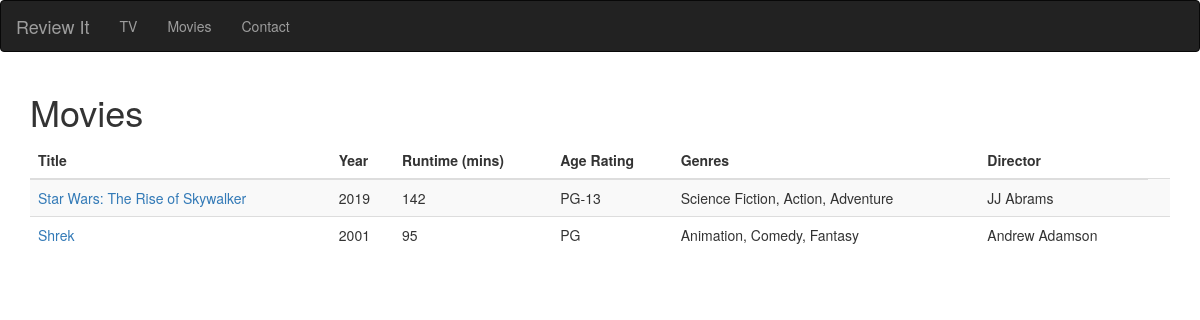
The app's page /movies.php with its own data.
### tables this page shows
CREATE TABLE `media` (
  `mid` int(10) UNSIGNED NOT NULL,
  `image` blob NOT NULL,
  `title` varchar(50) NOT NULL,
  `year` int(5) DEFAULT NULL,
  `runtime` int(4) DEFAULT NULL,
  `age_rating` varchar(10) DEFAULT NULL,
  `type` varchar(10) DEFAULT NULL,
  `director` varchar(255) DEFAULT NULL,
  `seasons` int(11) DEFAULT NULL,
  `episodes` int(11) DEFAULT NULL,
  `description` text DEFAULT NULL
);

### movies.php (the view, shortened to what this page needs)
<!DOCTYPE html>
<html lang="en">
<head>
  <link rel="stylesheet" href="https://maxcdn.bootstrapcdn.com/bootstrap/3.4.0/css/bootstrap.min.css">
</head>
<body>
<nav class="navbar navbar-inverse">
  <div class="container-fluid">
    <div class="navbar-header">
      <a class="navbar-brand" href="home.php">Review It</a>
    </div>
    <ul class="nav navbar-nav">
      <li><a href="television.php">TV</a></li>
	  <li><a href="movies.php">Movies</a></li>
	  <li><a href="contact.php">Contact</a></li>
    </ul>
  </div>
</nav>
<div class="container">
	<h1>Movies</h1>
</div>
<?php
		$servername = "localhost";
		$username = "root";
		$password = "pwdpwd";
		$dbname = "review_site";
		$conn = new mysqli($servername, $username, $password, $dbname);
		$conn->select_db($dbname) or die("Unable to connect to database.");
		$query = "SELECT *,
		GROUP_CONCAT(g.genre) as genres FROM media m INNER JOIN media_genres mg ON m.mid=mg.mid
		INNER JOIN genres g ON g.gid=mg.gid
		WHERE m.type='movie' GROUP BY m.mid ORDER BY year DESC";
		$response = mysqli_query($conn, $query);
		if($response){
			echo '<div class="container"><table class="table table-striped table-hover"><thead><tr>
			<th scope="col">Title</th>
			<th scope="col">Year</th>
			<th scope="col">Runtime (mins)</th>
			<th scope="col">Age Rating</th>
			<th scope="col">Genres</th>
			<th scope="col">Director</th></tr></thead>';
			while($row = mysqli_fetch_array($response)){
				echo '<tr><td align="left"><a href="details.php?id='.$row['mid'].'">' . $row['title'] . '</a></td>
				<td align="left">' . $row['year'] . '</td>
				<td align="left">' . $row['runtime'] . '</td>
				<td align="left">' . $row['age_rating'] . '</td>
				<td align="left">' . $row['genres'] . '</td>
				<td align="left">' . $row['director'] . '</td><td align="left">';
			}
			echo '</tr></table></div>';
		}
		else{
			echo "problem";
		}
?>

### records on screen
media: title "Star Wars: The Rise of Skywalker", year "2019", runtime "142", age_rating "PG-13", genres "Science Fiction, Action, Adventure", director "JJ Abrams"
media: title "Shrek", year "2001", runtime "95", age_rating "PG", genres "Animation, Comedy, Fantasy", director "Andrew Adamson"
